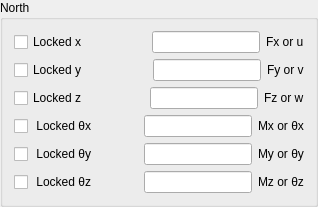
              <widget class="QGroupBox" name="groupBox_8">
               <property name="title">
                <string>North</string>
               </property>
               <layout class="QVBoxLayout" name="verticalLayout_6">
                <item>
                 <layout class="QHBoxLayout" name="horizontalLayout_29">
                  <item>
                   <widget class="QCheckBox" name="checkBox_7">
                    <property name="text">
                     <string>Locked x</string>
                    </property>
                   </widget>
                  </item>
                  <item>
                   <spacer name="horizontalSpacer_25">
                    <property name="orientation">
                     <enum>Qt::Horizontal</enum>
                    </property>
                    <property name="sizeHint" stdset="0">
                     <size>
                      <width>40</width>
                      <height>20</height>
                     </size>
                    </property>
                   </spacer>
                  </item>
                  <item>
                   <layout class="QHBoxLayout" name="horizontalLayout_30">
                    <item>
                     <widget class="QLineEdit" name="lineEdit_21"/>
                    </item>
                    <item>
                     <widget class="QLabel" name="label_21">
                      <property name="text">
                       <string>Fx or u</string>
                      </property>
                     </widget>
                    </item>
                   </layout>
                  </item>
                 </layout>
                </item>
                <item>
                 <layout class="QHBoxLayout" name="horizontalLayout_31">
                  <item>
                   <widget class="QCheckBox" name="checkBox_8">
                    <property name="text">
                     <string>Locked y</string>
                    </property>
                   </widget>
                  </item>
                  <item>
                   <spacer name="horizontalSpacer_26">
                    <property name="orientation">
                     <enum>Qt::Horizontal</enum>
                    </property>
                    <property name="sizeHint" stdset="0">
                     <size>
                      <width>40</width>
                      <height>20</height>
                     </size>
                    </property>
                   </spacer>
                  </item>
                  <item>
                   <layout class="QHBoxLayout" name="horizontalLayout_32">
                    <item>
                     <widget class="QLineEdit" name="lineEdit_22"/>
                    </item>
                    <item>
                     <widget class="QLabel" name="label_22">
                      <property name="text">
                       <string>Fy or v</string>
                      </property>
                     </widget>
                    </item>
                   </layout>
                  </item>
                 </layout>
                </item>
                <item>
                 <layout class="QHBoxLayout" name="horizontalLayout_33">
                  <item>
                   <widget class="QCheckBox" name="checkBox_9">
                    <property name="text">
                     <string>Locked z</string>
                    </property>
                   </widget>
                  </item>
                  <item>
                   <spacer name="horizontalSpacer_27">
                    <property name="orientation">
                     <enum>Qt::Horizontal</enum>
                    </property>
                    <property name="sizeHint" stdset="0">
                     <size>
                      <width>40</width>
                      <height>20</height>
                     </size>
                    </property>
                   </spacer>
                  </item>
                  <item>
                   <layout class="QHBoxLayout" name="horizontalLayout_34">
                    <item>
                     <widget class="QLineEdit" name="lineEdit_23"/>
                    </item>
                    <item>
                     <widget class="QLabel" name="label_23">
                      <property name="text">
                       <string>Fz or w</string>
                      </property>
                     </widget>
                    </item>
                   </layout>
                  </item>
                 </layout>
                </item>
                <item>
                 <layout class="QHBoxLayout" name="horizontalLayout_35">
                  <item>
                   <widget class="QCheckBox" name="checkBox_10">
                    <property name="text">
                     <string> Locked θx</string>
                    </property>
                   </widget>
                  </item>
                  <item>
                   <spacer name="horizontalSpacer_28">
                    <property name="orientation">
                     <enum>Qt::Horizontal</enum>
                    </property>
                    <property name="sizeHint" stdset="0">
                     <size>
                      <width>40</width>
                      <height>20</height>
                     </size>
                    </property>
                   </spacer>
                  </item>
                  <item>
                   <layout class="QHBoxLayout" name="horizontalLayout_36">
                    <item>
                     <widget class="QLineEdit" name="lineEdit_24"/>
                    </item>
                    <item>
                     <widget class="QLabel" name="label_24">
                      <property name="text">
                       <string>Mx or θx</string>
                      </property>
                     </widget>
                    </item>
                   </layout>
                  </item>
                 </layout>
                </item>
                <item>
                 <layout class="QHBoxLayout" name="horizontalLayout_37">
                  <item>
                   <widget class="QCheckBox" name="checkBox_11">
                    <property name="text">
                     <string> Locked θy</string>
                    </property>
                   </widget>
                  </item>
                  <item>
                   <spacer name="horizontalSpacer_29">
                    <property name="orientation">
                     <enum>Qt::Horizontal</enum>
                    </property>
                    <property name="sizeHint" stdset="0">
                     <size>
                      <width>40</width>
                      <height>20</height>
                     </size>
                    </property>
                   </spacer>
                  </item>
                  <item>
                   <layout class="QHBoxLayout" name="horizontalLayout_38">
                    <item>
                     <widget class="QLineEdit" name="lineEdit_25"/>
                    </item>
                    <item>
                     <widget class="QLabel" name="label_25">
                      <property name="text">
                       <string>My or θy</string>
                      </property>
                     </widget>
                    </item>
                   </layout>
                  </item>
                 </layout>
                </item>
                <item>
                 <layout class="QHBoxLayout" name="horizontalLayout_39">
                  <item>
                   <widget class="QCheckBox" name="checkBox_12">
                    <property name="text">
                     <string> Locked θz</string>
                    </property>
                   </widget>
                  </item>
                  <item>
                   <spacer name="horizontalSpacer_30">
                    <property name="orientation">
                     <enum>Qt::Horizontal</enum>
                    </property>
                    <property name="sizeHint" stdset="0">
                     <size>
                      <width>40</width>
                      <height>20</height>
                     </size>
                    </property>
                   </spacer>
                  </item>
                  <item>
                   <layout class="QHBoxLayout" name="horizontalLayout_40">
                    <item>
                     <widget class="QLineEdit" name="lineEdit_26"/>
                    </item>
                    <item>
                     <widget class="QLabel" name="label_26">
                      <property name="text">
                       <string>Mz or θz</string>
                      </property>
                     </widget>
                    </item>
                   </layout>
                  </item>
                 </layout>
                </item>
               </layout>
              </widget>
